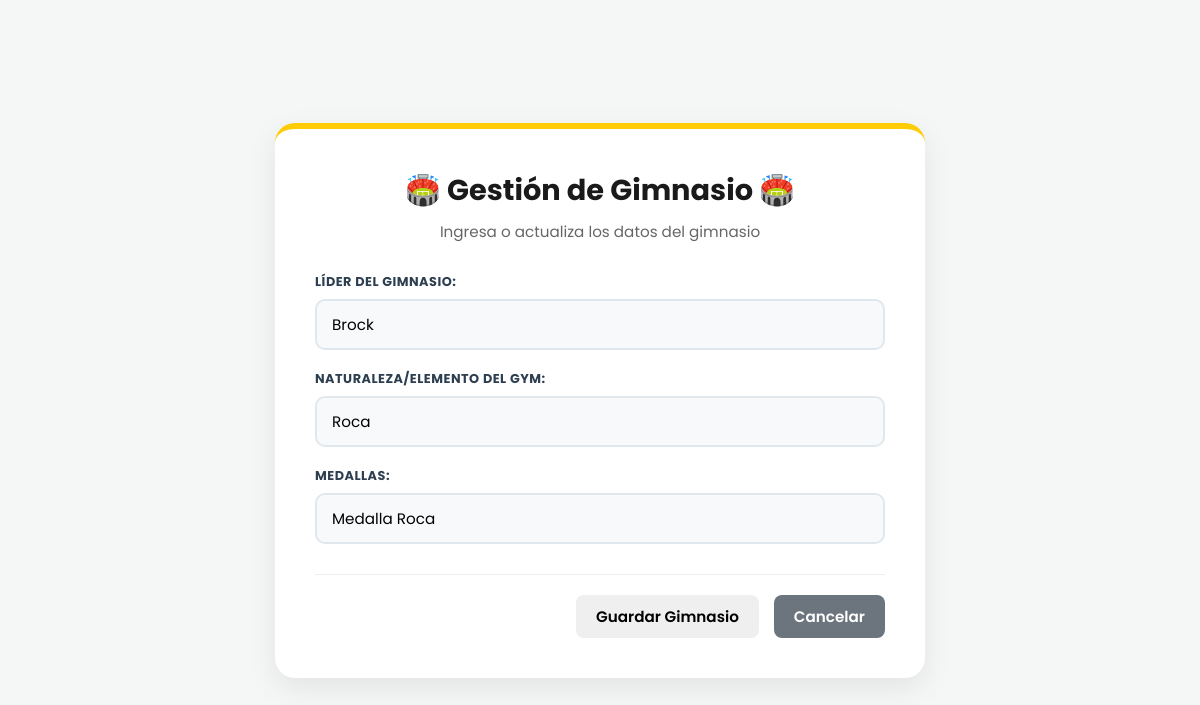
The app's page /gimnasio/editar/1/ with its own data.
### gestion_pokemon/models.py (models this page shows, shortened)
class Gimnasio(models.Model):
    lider_del_gym = models.CharField(max_length=100, verbose_name="Líder del Gimnasio")
    naturaleza_elemento = models.CharField(max_length=50, verbose_name="Naturaleza/Elemento del Gym")
    medallas = models.CharField(max_length=100, verbose_name="Medallas")

### gestion_pokemon/views.py (the view)
# urls.py: path('gimnasio/editar/<int:pk>/', editar_gimnasio, name='editar_gimnasio'),
def editar_gimnasio(request, pk):
    gimnasio = get_object_or_404(Gimnasio, pk=pk)
    if request.method == 'POST':
        form = GimnasioForm(request.POST, instance=gimnasio)
        if form.is_valid():
            form.save()
            return redirect('gestion_pokemon:lista_pokemones')
    else:
        form = GimnasioForm(instance=gimnasio)
    return render(request, 'gestion_pokemon/editar_gimnasio.html', {'form': form, 'gimnasio': gimnasio})

### gestion_pokemon/forms.py
class GimnasioForm(forms.ModelForm):
    class Meta:
        model = Gimnasio
        fields = ['lider_del_gym', 'naturaleza_elemento', 'medallas']
        widgets = {
            'lider_del_gym': forms.TextInput(attrs={'placeholder': 'Ej. Brock'}),
            'naturaleza_elemento': forms.TextInput(attrs={'placeholder': 'Ej. Roca'}),
            'medallas': forms.TextInput(attrs={'placeholder': 'Ej. Medalla Roca'}),
        }

### gestion_pokemon/templates/gestion_pokemon/editar_gimnasio.html (shortened to what this page needs)
{% load static %}
<!DOCTYPE html>
<html lang="es">
<head>
    <link rel="stylesheet" href="{% static 'css/editar_pokemon.css' %}">
</head>
<body>
    <main class="container-form">
        <div class="header-form">
            <h2>🏟️ Gestión de Gimnasio 🏟️</h2>
            <p>Ingresa o actualiza los datos del gimnasio</p>
        </div>
        <form method="POST" class="pokemon-form">
            {{ form.as_p }}
            <div class="form-buttons">
                <button type="submit" class="btn btn-create">Guardar Gimnasio</button>
                <a href="{% url 'gestion_pokemon:lista_pokemones' %}" class="btn btn-back">Cancelar</a>
            </div>
        </form>
    </main>
</body>
</html>

### gestion_pokemon/static/css/editar_pokemon.css (style rules this page uses)
* { box-sizing: border-box; margin: 0; padding: 0; font-family: 'Poppins', sans-serif; }
body { background-color: #f4f7f6; color: #333; padding: 40px 20px; display: flex; justify-content: center; align-items: center; min-height: 100vh; }
.container-form { width: 100%; max-width: 650px; background: #ffffff; padding: 40px; border-radius: 20px; box-shadow: 0 10px 30px rgba(0, 0, 0, 0.08); border-top: 6px solid #ffcb05; }
.header-form { text-align: center; margin-bottom: 30px; }
.header-form h2 { color: #1a1a1a; font-size: 1.8rem; margin-bottom: 8px; }
.header-form p { color: #666; font-size: 0.95rem; }
.pokemon-form p { margin-bottom: 20px; display: flex; flex-direction: column; text-align: left; font-size: 0.95rem; font-weight: 600; color: #333; }
.pokemon-form label { margin-bottom: 8px; color: #2c3e50; font-weight: 700; text-transform: uppercase; font-size: 0.8rem; letter-spacing: 0.5px; }
.pokemon-form input[type="text"], .pokemon-form input[type="number"], .pokemon-form input[type="file"], .pokemon-form textarea, .pokemon-form select { width: 100%; padding: 12px 15px; border: 2px solid #e1e8ed; border-radius: 10px; font-family: 'Poppins', sans-serif; font-size: 0.95rem; outline: none; background-color: #f8f9fa; transition: all 0.3s ease; }
.form-buttons { display: flex; justify-content: flex-end; align-items: center; margin-top: 30px; gap: 15px; border-top: 1px solid #eee; padding-top: 20px; }
.btn { padding: 10px 20px; border-radius: 8px; font-weight: 600; text-decoration: none; transition: all 0.3s ease; display: inline-block; font-size: 0.95rem; border: none; cursor: pointer; text-align: center; }
.btn-back { background-color: #6c757d; color: white; }

### records on screen
Gimnasio: lider_del_gym "Brock", naturaleza_elemento "Roca", medallas "Medalla Roca"
